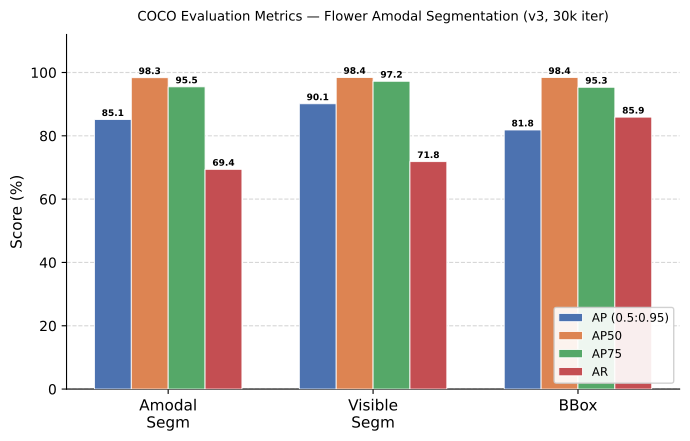

Recreate this plot in Python.
"""Generate COCO metrics bar chart for the flower amodal segmentation paper."""

import numpy as np
import matplotlib
matplotlib.use("Agg")
import matplotlib.pyplot as plt
import matplotlib.patches as mpatches
import os

OUT = os.path.join(os.path.dirname(__file__), "fig_coco_metrics.pdf")

# ── data ──────────────────────────────────────────────────────────────────────
tasks  = ["Amodal\nSegm", "Visible\nSegm", "BBox"]
# AP (0.5:0.95), AP50, AP75, AR
metrics = {
    "AP (0.5:0.95)": [85.12, 90.11, 81.83],
    "AP50":          [98.35, 98.44, 98.40],
    "AP75":          [95.46, 97.23, 95.34],
    "AR":            [69.41, 71.84, 85.90],
}
colors = ["#4C72B0", "#DD8452", "#55A868", "#C44E52"]

# ── layout ────────────────────────────────────────────────────────────────────
x      = np.arange(len(tasks))
n      = len(metrics)
width  = 0.18
offsets = np.linspace(-(n-1)/2, (n-1)/2, n) * width

fig, ax = plt.subplots(figsize=(7, 4.5))

bars_list = []
for i, (label, vals) in enumerate(metrics.items()):
    bars = ax.bar(x + offsets[i], vals, width, label=label,
                  color=colors[i], edgecolor="white", linewidth=0.6, zorder=3)
    bars_list.append(bars)
    for bar, v in zip(bars, vals):
        ax.text(bar.get_x() + bar.get_width() / 2, bar.get_height() + 0.5,
                f"{v:.1f}", ha="center", va="bottom", fontsize=6.5, fontweight="bold")

ax.set_xticks(x)
ax.set_xticklabels(tasks, fontsize=11)
ax.set_ylabel("Score (%)", fontsize=11)
ax.set_ylim(0, 112)
ax.set_yticks(range(0, 101, 20))
ax.yaxis.grid(True, linestyle="--", alpha=0.5, zorder=0)
ax.set_axisbelow(True)
ax.spines["top"].set_visible(False)
ax.spines["right"].set_visible(False)
ax.legend(loc="lower right", fontsize=8.5, framealpha=0.9)
ax.set_title("COCO Evaluation Metrics — Flower Amodal Segmentation (v3, 30k iter)",
             fontsize=9.5, pad=10)

plt.tight_layout()
plt.savefig(OUT, dpi=300, bbox_inches="tight")
print(f"Saved {OUT}")
